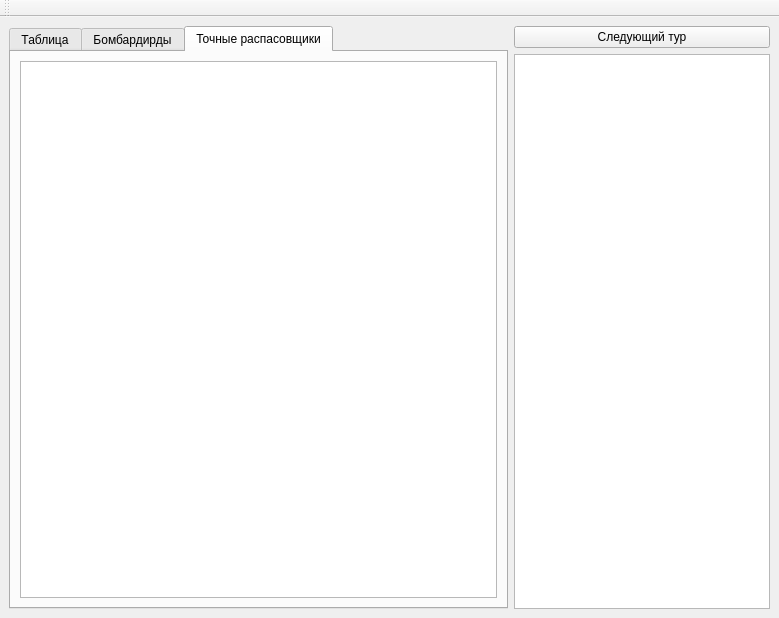
<?xml version="1.0" encoding="UTF-8"?>
<ui version="4.0">
 <class>MainWindow</class>
 <widget class="QMainWindow" name="MainWindow">
  <property name="windowModality">
   <enum>Qt::WindowModal</enum>
  </property>
  <property name="geometry">
   <rect>
    <x>0</x>
    <y>0</y>
    <width>779</width>
    <height>618</height>
   </rect>
  </property>
  <property name="sizePolicy">
   <sizepolicy hsizetype="Expanding" vsizetype="Expanding">
    <horstretch>0</horstretch>
    <verstretch>0</verstretch>
   </sizepolicy>
  </property>
  <property name="tabletTracking">
   <bool>false</bool>
  </property>
  <property name="acceptDrops">
   <bool>false</bool>
  </property>
  <property name="windowTitle">
   <string>Футбольный менеджер 2018</string>
  </property>
  <property name="windowIcon">
   <iconset theme="FM2018">
    <normaloff>.</normaloff>.</iconset>
  </property>
  <property name="styleSheet">
   <string notr="true">QMainWindow {
    background-color : (0, 0,  0);
}
</string>
  </property>
  <widget class="QWidget" name="centralwidget">
   <layout class="QVBoxLayout" name="verticalLayout_3">
    <item>
     <layout class="QHBoxLayout" name="horizontalLayout">
      <item>
       <layout class="QVBoxLayout" name="verticalLayout">
        <item>
         <widget class="QTabWidget" name="tabWidget">
          <property name="currentIndex">
           <number>2</number>
          </property>
          <widget class="QWidget" name="tab">
           <attribute name="title">
            <string>Таблица</string>
           </attribute>
           <layout class="QGridLayout" name="gridLayout">
            <item row="0" column="0">
             <widget class="QTableView" name="tableViewForTeams">
              <property name="styleSheet">
               <string notr="true">QHeaderView {
    font-size : 16 px;
}

QHeaderView::section:horizontal {
    color: #fff;
    border-style: solid;

    background-color: qlineargradient( x1: 0, y1: 0, x2: 0, y2: 0,
                                        stop: 0 #4287ff, stop: 1 #356ccc);
 }

QHeaderView::section:first {
    color: #fff;
 }</string>
              </property>
              <property name="frameShadow">
               <enum>QFrame::Sunken</enum>
              </property>
              <property name="lineWidth">
               <number>1</number>
              </property>
              <property name="sortingEnabled">
               <bool>true</bool>
              </property>
              <attribute name="verticalHeaderVisible">
               <bool>false</bool>
              </attribute>
             </widget>
            </item>
           </layout>
          </widget>
          <widget class="QWidget" name="tab_2">
           <attribute name="title">
            <string>Бомбардирды</string>
           </attribute>
           <layout class="QVBoxLayout" name="verticalLayout_4">
            <item>
             <widget class="QTableView" name="tableViewForPlayers">
              <property name="sizePolicy">
               <sizepolicy hsizetype="Expanding" vsizetype="Expanding">
                <horstretch>0</horstretch>
                <verstretch>0</verstretch>
               </sizepolicy>
              </property>
              <property name="acceptDrops">
               <bool>true</bool>
              </property>
              <property name="toolTipDuration">
               <number>-1</number>
              </property>
              <property name="styleSheet">
               <string notr="true">QHeaderView::section {
     background-color: qlineargradient(x1:0, y1:0, x2:0, y2:0,
                                       stop:0 #616161, stop: 0.5 #505050,
                                       stop: 0.6 #434343, stop:1 #656565);
     color: white;
     padding-left: 4px;
     border: 1px solid #6c6c6c;
 }</string>
              </property>
              <property name="frameShape">
               <enum>QFrame::WinPanel</enum>
              </property>
              <attribute name="verticalHeaderVisible">
               <bool>false</bool>
              </attribute>
             </widget>
            </item>
           </layout>
          </widget>
          <widget class="QWidget" name="tab_3">
           <attribute name="title">
            <string>Точные распасовщики</string>
           </attribute>
           <layout class="QVBoxLayout" name="verticalLayout_5">
            <item>
             <widget class="QTableView" name="tableViewForPlayersPass"/>
            </item>
           </layout>
          </widget>
         </widget>
        </item>
       </layout>
      </item>
      <item>
       <layout class="QVBoxLayout" name="verticalLayout_2">
        <item>
         <widget class="QPushButton" name="pushButton">
          <property name="autoFillBackground">
           <bool>false</bool>
          </property>
          <property name="text">
           <string>Следующий тур</string>
          </property>
         </widget>
        </item>
        <item>
         <widget class="QListView" name="listView">
          <property name="sizePolicy">
           <sizepolicy hsizetype="Minimum" vsizetype="Expanding">
            <horstretch>0</horstretch>
            <verstretch>0</verstretch>
           </sizepolicy>
          </property>
          <property name="font">
           <font>
            <family>Yu Gothic Light</family>
            <pointsize>14</pointsize>
           </font>
          </property>
          <property name="styleSheet">
           <string notr="true">QListView::item:alternate {
    background: #EEEEEE;
}

QListView::item:selected {
    border: 1px solid #6a6ea9;
}

QListView::item:selected:!active {
    background: qlineargradient(x1: 0, y1: 0, x2: 0, y2: 1,
                                stop: 0 #ABAFE5, stop: 1 #8588B2);
}

QListView::item:selected:active {
    background: qlineargradient(x1: 0, y1: 0, x2: 0, y2: 1,
                                stop: 0 #6a6ea9, stop: 1 #888dd9);
}

QListView::item:hover {
    background: qlineargradient(x1: 0, y1: 0, x2: 0, y2: 1,
                                stop: 0 #FAFBFE, stop: 1 #DCDEF1);
}</string>
          </property>
          <property name="horizontalScrollBarPolicy">
           <enum>Qt::ScrollBarAsNeeded</enum>
          </property>
          <property name="textElideMode">
           <enum>Qt::ElideLeft</enum>
          </property>
         </widget>
        </item>
       </layout>
      </item>
     </layout>
    </item>
   </layout>
  </widget>
  <widget class="QMenuBar" name="menubar">
   <property name="geometry">
    <rect>
     <x>0</x>
     <y>0</y>
     <width>779</width>
     <height>21</height>
    </rect>
   </property>
  </widget>
  <widget class="QToolBar" name="toolBar">
   <property name="windowTitle">
    <string>toolBar</string>
   </property>
   <attribute name="toolBarArea">
    <enum>TopToolBarArea</enum>
   </attribute>
   <attribute name="toolBarBreak">
    <bool>false</bool>
   </attribute>
  </widget>
 </widget>
 <resources/>
 <connections/>
</ui>
